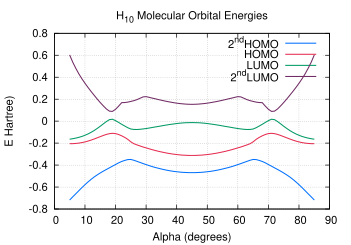

The gnuplot source for this figure:
set term postscript enhanced eps color "Palatino" 16
set size 0.7, 0.7
set encoding iso

# Set line styles
set style line  1 lt 1 lw 3 lc rgb "#0070FF" pt 6    # blue
set style line  2 lt 1 lw 3 lc rgb "#E52B50" pt 6    # red
set style line  3 lt 1 lw 3 lc rgb "#009A63" pt 6    # green
set style line  4 lt 1 lw 3 lc rgb "#702963" pt 6    # purple
set style line  5 lt 1 lw 3 lc rgb "#F28500" pt 6    # orange
set style line  6 lt 1 lw 3 lc rgb "#00BFFF" pt 6    # deep sky blue
set style line  7 lt 1 lw 3 lc rgb "#FF91A4" pt 6    # pink
set style line  8 lt 1 lw 3 lc rgb "#50C878" pt 6    # light green
set style line  9 lt 1 lw 3 lc rgb "#C9A0DC" pt 6    # lavender
set style line 10 lt 1 lw 3 lc rgb "#000000" pt 6    # black
set style line 11 lt 2 lw 3 lc rgb "#0070FF" pt 6    # blue
set style line 12 lt 2 lw 3 lc rgb "#E52B50" pt 6    # red
set style line 13 lt 2 lw 3 lc rgb "#009A63" pt 6    # green
set style line 14 lt 2 lw 3 lc rgb "#702963" pt 6    # purple
set style line 15 lt 2 lw 3 lc rgb "#F28500" pt 6    # orange
set style line 16 lt 2 lw 3 lc rgb "#00BFFF" pt 6    # deep sky blue
set style line 17 lt 2 lw 3 lc rgb "#FF91A4" pt 6    # pink
set style line 18 lt 2 lw 3 lc rgb "#50C878" pt 6    # light green
set style line 19 lt 2 lw 3 lc rgb "#C9A0DC" pt 6    # lavender
set style line 20 lt 2 lw 3 lc rgb "#000000" pt 6    # black
set style line 100 lt 1 lw 1 lc rgb "#FFFFFF"

set title "H_{10} Molecular Orbital Energies"
set xlabel "Alpha (degrees)"
set ylabel "E Hartree)"
set xtics 0, 10.0
#set x2tics ( 45.00 ) format "" scale 0
set grid xtics x2tics ytics

set output "h10_2rows_MOE.eps"
set xrange [0:*]
set yrange [*:*]
plot "h10_2rows_MOE" u 1:3 w l ls 1 ti "2^{nd}HOMO",  \
     "h10_2rows_MOE" u 1:4 w l ls 2 ti "HOMO",  \
     "h10_2rows_MOE" u 1:5 w l ls 3 ti "LUMO", \
     "h10_2rows_MOE" u 1:6 w l ls 4 ti "2^{nd}LUMO"
